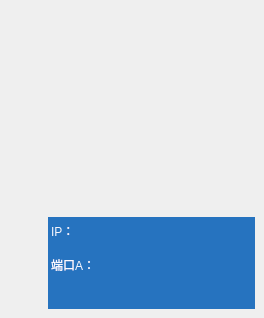
        <widget class="QWidget" name="page_7">
         <widget class="QLabel" name="label_11">
          <property name="geometry">
           <rect>
            <x>48</x>
            <y>20</y>
            <width>207</width>
            <height>198</height>
           </rect>
          </property>
          <property name="styleSheet">
           <string notr="true">border-image: url(:/LCD_CS351/LCD_CS351/logo/RFID.bmp);</string>
          </property>
          <property name="text">
           <string/>
          </property>
         </widget>
         <widget class="QWidget" name="widget_4" native="true">
          <property name="geometry">
           <rect>
            <x>48</x>
            <y>217</y>
            <width>207</width>
            <height>92</height>
           </rect>
          </property>
          <property name="styleSheet">
           <string notr="true">background-color: rgb(38, 115, 191);
color: rgb(248, 248, 255);</string>
          </property>
          <widget class="QWidget" name="layoutWidget6">
           <property name="geometry">
            <rect>
             <x>3</x>
             <y>0</y>
             <width>201</width>
             <height>61</height>
            </rect>
           </property>
           <layout class="QVBoxLayout" name="verticalLayout_2">
            <item>
             <layout class="QHBoxLayout" name="horizontalLayout_10">
              <item>
               <widget class="QLabel" name="label_17">
                <property name="styleSheet">
                 <string notr="true">font: 14pt &quot;Arial&quot;;</string>
                </property>
                <property name="text">
                 <string>IP：</string>
                </property>
               </widget>
              </item>
              <item>
               <widget class="QLabel" name="label_rfip">
                <property name="styleSheet">
                 <string notr="true">font: 14pt &quot;Arial&quot;;</string>
                </property>
                <property name="text">
                 <string/>
                </property>
               </widget>
              </item>
             </layout>
            </item>
            <item>
             <layout class="QHBoxLayout" name="horizontalLayout_11">
              <item>
               <widget class="QLabel" name="label_18">
                <property name="styleSheet">
                 <string notr="true">font: 14pt &quot;黑体&quot;;</string>
                </property>
                <property name="text">
                 <string>端口A：</string>
                </property>
               </widget>
              </item>
              <item>
               <widget class="QLabel" name="label_rfport">
                <property name="styleSheet">
                 <string notr="true">font: 14pt &quot;Arial&quot;;</string>
                </property>
                <property name="text">
                 <string/>
                </property>
               </widget>
              </item>
             </layout>
            </item>
           </layout>
          </widget>
         </widget>
        </widget>
